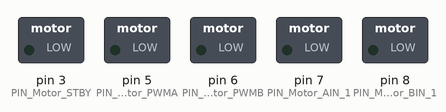
A sketch run on a simulated Arduino Uno, built with avr-gcc and run on an emulated ATmega328P. On the bench: switched loads named in the sketch (green lamp = pin HIGH).

Above: at 0.1 s.
At 5.1 s:
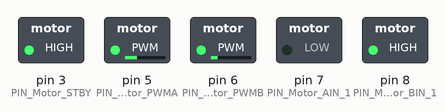
At 7.1 s:
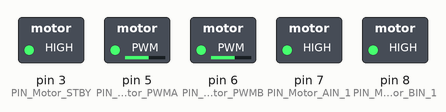
At 14.1 s:
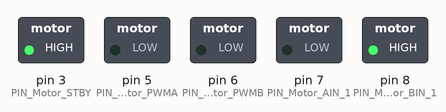
At 19.1 s:
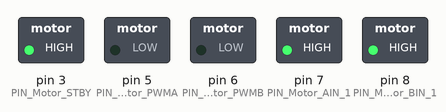
Timing chart, 0 to 20.6 s (numbered marks = the images above):
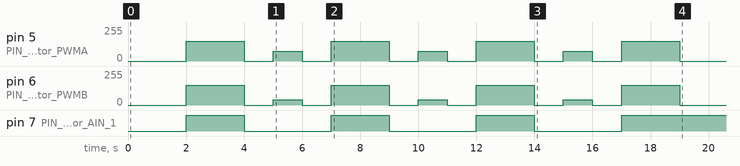

The sketch:

Task4.ino
```cpp
#include <avr/wdt.h>
#include "DeviceDriverSet_xxx0.h"
#include "ApplicationFunctionSet_xxx0.cpp"

DeviceDriverSet_Motor AppMotor;
Application_xxx Application_SmartRobotCarxxx0;

void setup() {
  AppMotor.DeviceDriverSet_Motor_Init();
  delay(2000);
  for (Application_SmartRobotCarxxx0.Motion_Control = 0; Application_SmartRobotCarxxx0.Motion_Control < 18; Application_SmartRobotCarxxx0.Motion_Control = Application_SmartRobotCarxxx0.Motion_Control + 1)
  {
    ApplicationFunctionSet_SmartRobotCarMotionControl(Application_SmartRobotCarxxx0.Motion_Control /*direction*/, 75 /*speed*/);
    delay(1000);
  }
}

void loop() {

}
```

ApplicationFunctionSet_xxx0.cpp
```cpp
#include "DeviceDriverSet_xxx0.h"

extern DeviceDriverSet_Motor AppMotor;

enum SmartRobotCarMotionControl
{
  F1,       //(1)
  F2,
  S1,
  R1,
  S2,
  F3,
  F4,
  S3,
  R2,
  S4,
  F5,
  F6,
  S5,
  R3,
  S6,
  F7,
  F8,
  stop_it        //(18)
};               //direction方向:（1）、（2）、 （3）、（4）、（5）、（6）

struct Application_xxx
{
  SmartRobotCarMotionControl Motion_Control;
};

extern Application_xxx Application_SmartRobotCarxxx0;

static void ApplicationFunctionSet_SmartRobotCarMotionControl(SmartRobotCarMotionControl direction, uint8_t is_speed)
{
  static uint8_t directionRecord = 0;
  uint8_t Kp, UpperLimit;
  uint8_t speed = is_speed;
  switch (direction)
  {
  case F1: //forward
  case F2: //forward
  case F3: //forward
  case F4: //forward
  case F5: //forward
  case F6: //forward
  case F7: //forward
  case F8: //forward


    AppMotor.DeviceDriverSet_Motor_control(/*direction_A*/ direction_just, /*speed_A*/ speed*2,
                                           /*direction_B*/ direction_just, /*speed_B*/ speed*2, /*controlED*/ control_enable); //Motor control
    break;

  case R1: //right turn
  case R2: //right turn
  case R3: //right turn
    AppMotor.DeviceDriverSet_Motor_control(/*direction_A*/ direction_back, /*speed_A*/ speed,
                                           /*direction_B*/ direction_just, /*speed_B*/ speed*0.55, /*controlED*/ control_enable); //Motor control
    break;

  case S1: //right turn
  case S2: //right turn
  case S3: //right turn
  case S4: //right turn
  case S5: //right turn
  case S6: //right turn
    AppMotor.DeviceDriverSet_Motor_control(/*direction_A*/ direction_back, /*speed_A*/ speed*0,
                                           /*direction_B*/ direction_just, /*speed_B*/ speed*0, /*controlED*/ control_enable); //Motor control
    break;

  case stop_it:
    AppMotor.DeviceDriverSet_Motor_control(/*direction_A*/ direction_void, /*speed_A*/ 0,
                                           /*direction_B*/ direction_void, /*speed_B*/ 0, /*controlED*/ control_enable); //Motor control
    break;
  default:
    break;
  }
}
```

DeviceDriverSet_xxx0.cpp
```cpp
#include "DeviceDriverSet_xxx0.h"

/*Motor control*/
void DeviceDriverSet_Motor::DeviceDriverSet_Motor_Init(void)
{
  pinMode(PIN_Motor_PWMA, OUTPUT);
  pinMode(PIN_Motor_PWMB, OUTPUT);
  pinMode(PIN_Motor_AIN_1, OUTPUT);
  pinMode(PIN_Motor_BIN_1, OUTPUT);
  pinMode(PIN_Motor_STBY, OUTPUT);
}


void DeviceDriverSet_Motor::DeviceDriverSet_Motor_control(boolean direction_A, uint8_t speed_A, //A组电机参数
                                                          boolean direction_B, uint8_t speed_B, //B组电机参数
                                                          boolean controlED                     //AB使能允许 true
                                                          )                                     //电机控制
{

  if (controlED == control_enable) //使能允许？
  {
    digitalWrite(PIN_Motor_STBY, HIGH);
    { //A...Right

      switch (direction_A) //方向控制
      {
      case direction_just:
        digitalWrite(PIN_Motor_AIN_1, HIGH);
        analogWrite(PIN_Motor_PWMA, speed_A);
        break;
      case direction_back:

        digitalWrite(PIN_Motor_AIN_1, LOW);
        analogWrite(PIN_Motor_PWMA, speed_A);
        break;
      case direction_void:
        analogWrite(PIN_Motor_PWMA, 0);
        digitalWrite(PIN_Motor_STBY, LOW);
        break;
      default:
        analogWrite(PIN_Motor_PWMA, 0);
        digitalWrite(PIN_Motor_STBY, LOW);
        break;
      }
    }

    { //B...Left
      switch (direction_B)
      {
      case direction_just:
        digitalWrite(PIN_Motor_BIN_1, HIGH);

        analogWrite(PIN_Motor_PWMB, speed_B);
        break;
      case direction_back:
        digitalWrite(PIN_Motor_BIN_1, LOW);
        analogWrite(PIN_Motor_PWMB, speed_B);
        break;
      case direction_void:
        analogWrite(PIN_Motor_PWMB, 0);
        digitalWrite(PIN_Motor_STBY, LOW);
        break;
      default:
        analogWrite(PIN_Motor_PWMB, 0);
        digitalWrite(PIN_Motor_STBY, LOW);
        break;
      }
    }
  }
  else
  {
    digitalWrite(PIN_Motor_STBY, LOW);
    return;
  }
}
```

DeviceDriverSet_xxx0.h
```cpp
#ifndef _DeviceDriverSet_xxx0_H_
#define _DeviceDriverSet_xxx0_H_

#include <arduino.h>

/*Motor*/
class DeviceDriverSet_Motor
{
public:
  void DeviceDriverSet_Motor_Init(void);
#if _Test_DeviceDriverSet
  void DeviceDriverSet_Motor_Test(void);
#endif
  void DeviceDriverSet_Motor_control(boolean direction_A, uint8_t speed_A, //A组电机参数
                                     boolean direction_B, uint8_t speed_B, //B组电机参数
                                     boolean controlED                     //AB使能允许 true
  );                                                                       //电机控制
private:

#define PIN_Motor_PWMA 5
#define PIN_Motor_PWMB 6
#define PIN_Motor_BIN_1 8
#define PIN_Motor_AIN_1 7
#define PIN_Motor_STBY 3

public:
#define speed_Max 255
#define direction_just true
#define direction_back false
#define direction_void 3

#define Duration_enable true
#define Duration_disable false
#define control_enable true
#define control_disable false
};

#endif
```
